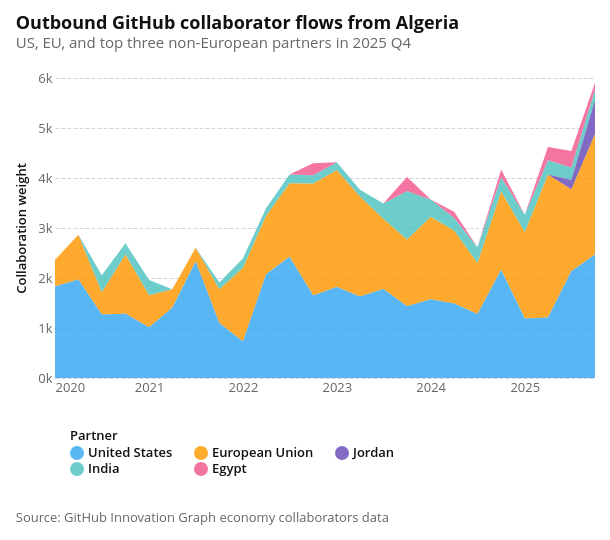

This figure's notebook cell:
### Code cell
flows_collaborators = (
    pd.read_csv(GITHUB_DIR / "economy_collaborators.csv")
    .loc[lambda d: (d["source"] == COUNTRY_CODE) | (d["destination"] == COUNTRY_CODE)]
    .assign(
        quarter_start=lambda d: pd.PeriodIndex(
            d["year"].astype(str) + "Q" + d["quarter"].astype(str), freq="Q"
        ).to_timestamp()
    )
)

EUROPE_ISO2 = {
    "AL",
    "AD",
    "AT",
    "BY",
    "BE",
    "BA",
    "BG",
    "HR",
    "CY",
    "CZ",
    "DK",
    "EE",
    "FI",
    "FR",
    "DE",
    "GR",
    "HU",
    "IS",
    "IE",
    "IT",
    "XK",
    "LV",
    "LI",
    "LT",
    "LU",
    "MT",
    "MD",
    "MC",
    "ME",
    "NL",
    "MK",
    "NO",
    "PL",
    "PT",
    "RO",
    "RU",
    "SM",
    "RS",
    "SK",
    "SI",
    "ES",
    "SE",
    "CH",
    "UA",
    "GB",
    "VA",
}
_excluded_partners = EUROPE_ISO2 - {"EU"}
_required_partners = ["US", "EU"]


def prepare_algeria_collaborator_flow(flow):
    if flow == "Outbound":
        base = flows_collaborators.loc[lambda d: d["source"] == COUNTRY_CODE].copy()
        partner_col = "destination"
    else:
        base = flows_collaborators.loc[
            lambda d: d["destination"] == COUNTRY_CODE
        ].copy()
        partner_col = "source"
    base = (
        base.loc[lambda d: ~d[partner_col].isin(_excluded_partners)]
        .rename(columns={partner_col: "partner"})
        .groupby(["quarter_start", "year", "quarter", "partner"], as_index=False)[
            "weight"
        ]
        .sum()
    )
    latest_q = base.loc[base["year"] == 2025, "quarter_start"].max()
    latest_label = (
        base.loc[base["quarter_start"] == latest_q, ["year", "quarter"]]
        .drop_duplicates()
        .assign(
            label=lambda d: d["year"].astype(str) + " Q" + d["quarter"].astype(str)
        )["label"]
        .iloc[0]
    )
    top_other = (
        base.loc[lambda d: d["quarter_start"] == latest_q]
        .groupby("partner", as_index=False)["weight"]
        .sum()
        .loc[lambda d: ~d["partner"].isin(_required_partners)]
        .sort_values("weight", ascending=False)
        .head(3)["partner"]
        .tolist()
    )
    selected = _required_partners + top_other
    flow_data = base.loc[lambda d: d["partner"].isin(selected)].assign(
        partner_name=lambda d: d["partner"].map(country_name_from_iso2),
        partner_order=lambda d: d["partner"].map(
            {c: i for i, c in enumerate(selected)}
        ),
        flow=flow,
    )
    order = (
        flow_data.drop_duplicates("partner")
        .sort_values("partner_order")["partner_name"]
        .tolist()
    )
    return flow_data, order, latest_label


def make_collaborator_area_panel(flow, title, width=540, height=300):
    flow_data, order, latest_label = prepare_algeria_collaborator_flow(flow)
    return (
        alt.Chart(flow_data)
        .mark_area(opacity=0.82)
        .encode(
            x=alt.X("quarter_start:T", title=None),
            y=alt.Y(
                "weight:Q",
                title="Collaboration weight",
                stack="zero",
                axis=alt.Axis(format="~s"),
            ),
            color=alt.Color(
                "partner_name:N",
                title="Partner",
                scale=alt.Scale(domain=order),
                legend=alt.Legend(orient="bottom", columns=3),
            ),
            order=alt.Order("partner_order:Q", sort="ascending"),
            tooltip=[
                alt.Tooltip("partner_name:N", title="Partner"),
                alt.Tooltip("year:O", title="Year"),
                alt.Tooltip("quarter:O", title="Quarter"),
                alt.Tooltip("weight:Q", title="Collaboration weight", format=","),
            ],
        )
        .properties(
            width=width,
            height=height,
            title=alt.Title(
                text=title,
                subtitle=f"US, EU, and top three non-European partners in {latest_label}",
            ),
        )
    )


outbound_flows_chart = make_collaborator_area_panel(
    "Outbound", "Outbound GitHub collaborator flows from Algeria"
)
attaviz.add_caption(
    outbound_flows_chart, "Source: GitHub Innovation Graph economy collaborators data"
)

### Figure 1 — Vega-Lite specification as saved in the notebook (floating-point values rounded to 4 significant figures)
{"config": {"background": "white", "padding": 15, "mark": {"tooltip": true}, "point": {"filled": true, "size": 60, "stroke": "white", "strokeWidth": 1}, "circle": {"filled": true, "stroke": "white", "strokeWidth": 1}, "square": {"filled": true, "stroke": "white", "strokeWidth": 1}, "line": {"strokeWidth": 4, "strokeCap": "round", "strokeJoin": "round"}, "bar": {"cornerRadiusEnd": 0}, "area": {"opacity": 0.7}, "arc": {"stroke": "white", "strokeWidth": 1}, "rect": {"stroke": "#8A969F", "strokeWidth": 0.5}, "geoshape": {"stroke": "#666666", "strokeWidth": 0.3, "strokeJoin": "round", "strokeCap": "round"}, "title": {"font": "Open Sans, sans-serif", "fontSize": 18, "fontWeight": 700, "lineHeight": 22, "color": "#111111", "anchor": "start", "offset": 21, "subtitleFont": "Open Sans, sans-serif", "subtitleFontSize": 15, "subtitleFontWeight": 400, "subtitleLineHeight": 18, "subtitleColor": "#666666", "subtitlePadding": 3}, "axis": {"domain": false, "grid": true, "gridColor": "#CED4DE", "gridDash": [4, 2], "gridWidth": 1, "labelFont": "Open Sans, sans-serif", "labelFontSize": 13, "labelFontWeight": 400, "labelColor": "#666666", "labelPadding": 3, "tickColor": "#CED4DE", "tickSize": 5, "tickCount": 5, "titleFont": "Open Sans, sans-serif", "titleFontSize": 13, "titleFontWeight": 600, "titleColor": "#111111", "titlePadding": 9}, "axisX": {"grid": false, "tickSize": 0, "labelAngle": 0}, "axisY": {"domain": false, "ticks": false, "gridColor": "#CED4DE", "gridDash": [4, 2], "gridWidth": 1}, "axisQuantitative": {"tickCount": 5}, "axisBand": {"labelPadding": 6, "tickSize": 0}, "axisTemporal": {"grid": false}, "legend": {"labelFont": "Open Sans, sans-serif", "labelFontSize": 13, "labelFontWeight": 600, "labelColor": "#111111", "titleFont": "Open Sans, sans-serif", "titleFontSize": 13, "titleFontWeight": 600, "titleColor": "#111111", "titlePadding": 3, "symbolSize": 196, "symbolStrokeWidth": 0, "padding": 15, "offset": 21, "columnPadding": 21, "orient": "bottom", "labelLimit": 200, "titleLimit": 200}, "view": {"stroke": null, "continuousWidth": 600, "continuousHeight": 400}, "range": {"category": ["#34A7F2", "#FF9800", "#664AB6", "#4EC2C0", "#F3578E", "#081079", "#0C7C68", "#AA0000", "#DDDA21"], "diverging": ["#920000", "#BD6126", "#E3A763", "#EFEFEF", "#80BDE7", "#3587C3", "#025288"], "heatmap": ["#E3F6FD", "#75CCEC", "#089BD4", "#0169A1", "#023B6F"], "ordinal": ["#E3F6FD", "#75CCEC", "#089BD4", "#0169A1", "#023B6F"], "ramp": ["#E3F6FD", "#75CCEC", "#089BD4", "#0169A1", "#023B6F"]}, "scale": {"bandPaddingInner": 0.2, "bandPaddingOuter": 0.1, "pointPadding": 0.5}, "header": {"labelFont": "Open Sans, sans-serif", "labelFontSize": 13, "labelFontWeight": 600, "labelColor": "#111111", "titleFont": "Open Sans, sans-serif", "titleFontSize": 15, "titleFontWeight": 600, "titleColor": "#111111"}, "concat": {"spacing": 18}, "facet": {"spacing": 18}, "selection": {"point": {"on": "click", "clear": "dblclick"}, "interval": {"mark": {"fill": "#0071BC", "fillOpacity": 0.15, "stroke": "#0071BC", "strokeWidth": 1}}}}, "vconcat": [{"mark": {"type": "area", "opacity": 0.82}, "encoding": {"color": {"field": "partner_name", "legend": {"columns": 3, "orient": "bottom"}, "scale": {"domain": ["United States", "European Union", "Jordan", "India", "Egypt"]}, "title": "Partner", "type": "nominal"}, "order": {"field": "partner_order", "sort": "ascending", "type": "quantitative"}, "tooltip": [{"field": "partner_name", "title": "Partner", "type": "nominal"}, {"field": "year", "title": "Year", "type": "ordinal"}, {"field": "quarter", "title": "Quarter", "type": "ordinal"}, {"field": "weight", "format": ",", "title": "Collaboration weight", "type": "quantitative"}], "x": {"field": "quarter_start", "title": null, "type": "temporal"}, "y": {"axis": {"format": "~s"}, "field": "weight", "stack": "zero", "title": "Collaboration weight", "type": "quantitative"}}, "height": 300, "title": {"text": "Outbound GitHub collaborator flows from Algeria", "subtitle": "US, EU, and top three non-European partners in 2025 Q4"}, "width": 540}], "data": {"name": "data-c2ba8825f0fccbb19bb6b2750bca78c1"}, "title": {"text": "Source: GitHub Innovation Graph economy collaborators data", "anchor": "start", "color": "#666666", "font": "Open Sans, sans-serif", "fontSize": 13, "fontWeight": 400, "lineHeight": 20, "offset": 21, "orient": "bottom"}, "$schema": "https://vega.github.io/schema/vega-lite/v6.4.1.json", "datasets": {"data-c2ba8825f0fccbb19bb6b2750bca78c1": [{"quarter_start": "2020-01-01T00:00:00", "year": 2020, "quarter": 1, "partner": "EU", "weight": 538, "partner_name": "European Union", "partner_order": 1, "flow": "Outbound"}, {"quarter_start": "2020-01-01T00:00:00", "year": 2020, "quarter": 1, "partner": "US", "weight": 1828, "partner_name": "United States", "partner_order": 0, "flow": "Outbound"}, {"quarter_start": "2020-04-01T00:00:00", "year": 2020, "quarter": 2, "partner": "EU", "weight": 892, "partner_name": "European Union", "partner_order": 1, "flow": "Outbound"}, {"quarter_start": "2020-04-01T00:00:00", "year": 2020, "quarter": 2, "partner": "US", "weight": 1972, "partner_name": "United States", "partner_order": 0, "flow": "Outbound"}, {"quarter_start": "2020-07-01T00:00:00", "year": 2020, "quarter": 3, "partner": "EU", "weight": 445, "partner_name": "European Union", "partner_order": 1, "flow": "Outbound"}, {"quarter_start": "2020-07-01T00:00:00", "year": 2020, "quarter": 3, "partner": "IN", "weight": 342, "partner_name": "India", "partner_order": 3, "flow": "Outbound"}, {"quarter_start": "2020-07-01T00:00:00", "year": 2020, "quarter": 3, "partner": "US", "weight": 1269, "partner_name": "United States", "partner_order": 0, "flow": "Outbound"}, {"quarter_start": "2020-10-01T00:00:00", "year": 2020, "quarter": 4, "partner": "EU", "weight": 1185, "partner_name": "European Union", "partner_order": 1, "flow": "Outbound"}, {"quarter_start": "2020-10-01T00:00:00", "year": 2020, "quarter": 4, "partner": "IN", "weight": 223, "partner_name": "India", "partner_order": 3, "flow": "Outbound"}, {"quarter_start": "2020-10-01T00:00:00", "year": 2020, "quarter": 4, "partner": "US", "weight": 1287, "partner_name": "United States", "partner_order": 0, "flow": "Outbound"}, {"quarter_start": "2021-01-01T00:00:00", "year": 2021, "quarter": 1, "partner": "EU", "weight": 637, "partner_name": "European Union", "partner_order": 1, "flow": "Outbound"}, {"quarter_start": "2021-01-01T00:00:00", "year": 2021, "quarter": 1, "partner": "IN", "weight": 307, "partner_name": "India", "partner_order": 3, "flow": "Outbound"}, {"quarter_start": "2021-01-01T00:00:00", "year": 2021, "quarter": 1, "partner": "US", "weight": 1016, "partner_name": "United States", "partner_order": 0, "flow": "Outbound"}, {"quarter_start": "2021-04-01T00:00:00", "year": 2021, "quarter": 2, "partner": "EU", "weight": 370, "partner_name": "European Union", "partner_order": 1, "flow": "Outbound"}, {"quarter_start": "2021-04-01T00:00:00", "year": 2021, "quarter": 2, "partner": "US", "weight": 1404, "partner_name": "United States", "partner_order": 0, "flow": "Outbound"}, {"quarter_start": "2021-07-01T00:00:00", "year": 2021, "quarter": 3, "partner": "EU", "weight": 275, "partner_name": "European Union", "partner_order": 1, "flow": "Outbound"}, {"quarter_start": "2021-07-01T00:00:00", "year": 2021, "quarter": 3, "partner": "US", "weight": 2331, "partner_name": "United States", "partner_order": 0, "flow": "Outbound"}, {"quarter_start": "2021-10-01T00:00:00", "year": 2021, "quarter": 4, "partner": "EU", "weight": 672, "partner_name": "European Union", "partner_order": 1, "flow": "Outbound"}, {"quarter_start": "2021-10-01T00:00:00", "year": 2021, "quarter": 4, "partner": "IN", "weight": 139, "partner_name": "India", "partner_order": 3, "flow": "Outbound"}, {"quarter_start": "2021-10-01T00:00:00", "year": 2021, "quarter": 4, "partner": "US", "weight": 1101, "partner_name": "United States", "partner_order": 0, "flow": "Outbound"}, {"quarter_start": "2022-01-01T00:00:00", "year": 2022, "quarter": 1, "partner": "EU", "weight": 1477, "partner_name": "European Union", "partner_order": 1, "flow": "Outbound"}, {"quarter_start": "2022-01-01T00:00:00", "year": 2022, "quarter": 1, "partner": "IN", "weight": 191, "partner_name": "India", "partner_order": 3, "flow": "Outbound"}, {"quarter_start": "2022-01-01T00:00:00", "year": 2022, "quarter": 1, "partner": "US", "weight": 728, "partner_name": "United States", "partner_order": 0, "flow": "Outbound"}, {"quarter_start": "2022-04-01T00:00:00", "year": 2022, "quarter": 2, "partner": "EU", "weight": 1167, "partner_name": "European Union", "partner_order": 1, "flow": "Outbound"}, {"quarter_start": "2022-04-01T00:00:00", "year": 2022, "quarter": 2, "partner": "IN", "weight": 150, "partner_name": "India", "partner_order": 3, "flow": "Outbound"}, {"quarter_start": "2022-04-01T00:00:00", "year": 2022, "quarter": 2, "partner": "US", "weight": 2076, "partner_name": "United States", "partner_order": 0, "flow": "Outbound"}, {"quarter_start": "2022-07-01T00:00:00", "year": 2022, "quarter": 3, "partner": "EU", "weight": 1467, "partner_name": "European Union", "partner_order": 1, "flow": "Outbound"}, {"quarter_start": "2022-07-01T00:00:00", "year": 2022, "quarter": 3, "partner": "IN", "weight": 176, "partner_name": "India", "partner_order": 3, "flow": "Outbound"}, {"quarter_start": "2022-07-01T00:00:00", "year": 2022, "quarter": 3, "partner": "US", "weight": 2427, "partner_name": "United States", "partner_order": 0, "flow": "Outbound"}, {"quarter_start": "2022-10-01T00:00:00", "year": 2022, "quarter": 4, "partner": "EG", "weight": 236, "partner_name": "Egypt", "partner_order": 4, "flow": "Outbound"}, {"quarter_start": "2022-10-01T00:00:00", "year": 2022, "quarter": 4, "partner": "EU", "weight": 2242, "partner_name": "European Union", "partner_order": 1, "flow": "Outbound"}, {"quarter_start": "2022-10-01T00:00:00", "year": 2022, "quarter": 4, "partner": "IN", "weight": 167, "partner_name": "India", "partner_order": 3, "flow": "Outbound"}, {"quarter_start": "2022-10-01T00:00:00", "year": 2022, "quarter": 4, "partner": "US", "weight": 1648, "partner_name": "United States", "partner_order": 0, "flow": "Outbound"}, {"quarter_start": "2023-01-01T00:00:00", "year": 2023, "quarter": 1, "partner": "EU", "weight": 2339, "partner_name": "European Union", "partner_order": 1, "flow": "Outbound"}, {"quarter_start": "2023-01-01T00:00:00", "year": 2023, "quarter": 1, "partner": "IN", "weight": 154, "partner_name": "India", "partner_order": 3, "flow": "Outbound"}, {"quarter_start": "2023-01-01T00:00:00", "year": 2023, "quarter": 1, "partner": "US", "weight": 1820, "partner_name": "United States", "partner_order": 0, "flow": "Outbound"}, {"quarter_start": "2023-04-01T00:00:00", "year": 2023, "quarter": 2, "partner": "EU", "weight": 1998, "partner_name": "European Union", "partner_order": 1, "flow": "Outbound"}, {"quarter_start": "2023-04-01T00:00:00", "year": 2023, "quarter": 2, "partner": "IN", "weight": 134, "partner_name": "India", "partner_order": 3, "flow": "Outbound"}, {"quarter_start": "2023-04-01T00:00:00", "year": 2023, "quarter": 2, "partner": "US", "weight": 1631, "partner_name": "United States", "partner_order": 0, "flow": "Outbound"}, {"quarter_start": "2023-07-01T00:00:00", "year": 2023, "quarter": 3, "partner": "EU", "weight": 1405, "partner_name": "European Union", "partner_order": 1, "flow": "Outbound"}, {"quarter_start": "2023-07-01T00:00:00", "year": 2023, "quarter": 3, "partner": "IN", "weight": 307, "partner_name": "India", "partner_order": 3, "flow": "Outbound"}, {"quarter_start": "2023-07-01T00:00:00", "year": 2023, "quarter": 3, "partner": "US", "weight": 1780, "partner_name": "United States", "partner_order": 0, "flow": "Outbound"}, {"quarter_start": "2023-10-01T00:00:00", "year": 2023, "quarter": 4, "partner": "EG", "weight": 280, "partner_name": "Egypt", "partner_order": 4, "flow": "Outbound"}, {"quarter_start": "2023-10-01T00:00:00", "year": 2023, "quarter": 4, "partner": "EU", "weight": 1335, "partner_name": "European Union", "partner_order": 1, "flow": "Outbound"}, {"quarter_start": "2023-10-01T00:00:00", "year": 2023, "quarter": 4, "partner": "IN", "weight": 972, "partner_name": "India", "partner_order": 3, "flow": "Outbound"}, {"quarter_start": "2023-10-01T00:00:00", "year": 2023, "quarter": 4, "partner": "US", "weight": 1433, "partner_name": "United States", "partner_order": 0, "flow": "Outbound"}, {"quarter_start": "2024-01-01T00:00:00", "year": 2024, "quarter": 1, "partner": "EU", "weight": 1648, "partner_name": "European Union", "partner_order": 1, "flow": "Outbound"}, {"quarter_start": "2024-01-01T00:00:00", "year": 2024, "quarter": 1, "partner": "IN", "weight": 349, "partner_name": "India", "partner_order": 3, "flow": "Outbound"}, {"quarter_start": "2024-01-01T00:00:00", "year": 2024, "quarter": 1, "partner": "US", "weight": 1575, "partner_name": "United States", "partner_order": 0, "flow": "Outbound"}, {"quarter_start": "2024-04-01T00:00:00", "year": 2024, "quarter": 2, "partner": "EG", "weight": 117, "partner_name": "Egypt", "partner_order": 4, "flow": "Outbound"}, {"quarter_start": "2024-04-01T00:00:00", "year": 2024, "quarter": 2, "partner": "EU", "weight": 1456, "partner_name": "European Union", "partner_order": 1, "flow": "Outbound"}, {"quarter_start": "2024-04-01T00:00:00", "year": 2024, "quarter": 2, "partner": "IN", "weight": 259, "partner_name": "India", "partner_order": 3, "flow": "Outbound"}, {"quarter_start": "2024-04-01T00:00:00", "year": 2024, "quarter": 2, "partner": "US", "weight": 1492, "partner_name": "United States", "partner_order": 0, "flow": "Outbound"}, {"quarter_start": "2024-07-01T00:00:00", "year": 2024, "quarter": 3, "partner": "EU", "weight": 1019, "partner_name": "European Union", "partner_order": 1, "flow": "Outbound"}, {"quarter_start": "2024-07-01T00:00:00", "year": 2024, "quarter": 3, "partner": "IN", "weight": 315, "partner_name": "India", "partner_order": 3, "flow": "Outbound"}, {"quarter_start": "2024-07-01T00:00:00", "year": 2024, "quarter": 3, "partner": "US", "weight": 1280, "partner_name": "United States", "partner_order": 0, "flow": "Outbound"}, {"quarter_start": "2024-10-01T00:00:00", "year": 2024, "quarter": 4, "partner": "EG", "weight": 154, "partner_name": "Egypt", "partner_order": 4, "flow": "Outbound"}, {"quarter_start": "2024-10-01T00:00:00", "year": 2024, "quarter": 4, "partner": "EU", "weight": 1569, "partner_name": "European Union", "partner_order": 1, "flow": "Outbound"}, {"quarter_start": "2024-10-01T00:00:00", "year": 2024, "quarter": 4, "partner": "IN", "weight": 284, "partner_name": "India", "partner_order": 3, "flow": "Outbound"}, {"quarter_start": "2024-10-01T00:00:00", "year": 2024, "quarter": 4, "partner": "US", "weight": 2163, "partner_name": "United States", "partner_order": 0, "flow": "Outbound"}, {"quarter_start": "2025-01-01T00:00:00", "year": 2025, "quarter": 1, "partner": "EU", "weight": 1730, "partner_name": "European Union", "partner_order": 1, "flow": "Outbound"}, {"quarter_start": "2025-01-01T00:00:00", "year": 2025, "quarter": 1, "partner": "IN", "weight": 347, "partner_name": "India", "partner_order": 3, "flow": "Outbound"}, {"quarter_start": "2025-01-01T00:00:00", "year": 2025, "quarter": 1, "partner": "US", "weight": 1188, "partner_name": "United States", "partner_order": 0, "flow": "Outbound"}, {"quarter_start": "2025-04-01T00:00:00", "year": 2025, "quarter": 2, "partner": "EG", "weight": 269, "partner_name": "Egypt", "partner_order": 4, "flow": "Outbound"}, {"quarter_start": "2025-04-01T00:00:00", "year": 2025, "quarter": 2, "partner": "EU", "weight": 2864, "partner_name": "European Union", "partner_order": 1, "flow": "Outbound"}, {"quarter_start": "2025-04-01T00:00:00", "year": 2025, "quarter": 2, "partner": "IN", "weight": 281, "partner_name": "India", "partner_order": 3, "flow": "Outbound"}, {"quarter_start": "2025-04-01T00:00:00", "year": 2025, "quarter": 2, "partner": "US", "weight": 1208, "partner_name": "United States", "partner_order": 0, "flow": "Outbound"}, {"quarter_start": "2025-07-01T00:00:00", "year": 2025, "quarter": 3, "partner": "EG", "weight": 329, "partner_name": "Egypt", "partner_order": 4, "flow": "Outbound"}, {"quarter_start": "2025-07-01T00:00:00", "year": 2025, "quarter": 3, "partner": "EU", "weight": 1639, "partner_name": "European Union", "partner_order": 1, "flow": "Outbound"}, {"quarter_start": "2025-07-01T00:00:00", "year": 2025, "quarter": 3, "partner": "IN", "weight": 251, "partner_name": "India", "partner_order": 3, "flow": "Outbound"}, {"quarter_start": "2025-07-01T00:00:00", "year": 2025, "quarter": 3, "partner": "JO", "weight": 185, "partner_name": "Jordan", "partner_order": 2, "flow": "Outbound"}, {"quarter_start": "2025-07-01T00:00:00", "year": 2025, "quarter": 3, "partner": "US", "weight": 2137, "partner_name": "United States", "partner_order": 0, "flow": "Outbound"}, {"quarter_start": "2025-10-01T00:00:00", "year": 2025, "quarter": 4, "partner": "EG", "weight": 133, "partner_name": "Egypt", "partner_order": 4, "flow": "Outbound"}, {"quarter_start": "2025-10-01T00:00:00", "year": 2025, "quarter": 4, "partner": "EU", "weight": 2419, "partner_name": "European Union", "partner_order": 1, "flow": "Outbound"}, {"quarter_start": "2025-10-01T00:00:00", "year": 2025, "quarter": 4, "partner": "IN", "weight": 217, "partner_name": "India", "partner_order": 3, "flow": "Outbound"}, {"quarter_start": "2025-10-01T00:00:00", "year": 2025, "quarter": 4, "partner": "JO", "weight": 668, "partner_name": "Jordan", "partner_order": 2, "flow": "Outbound"}, {"quarter_start": "2025-10-01T00:00:00", "year": 2025, "quarter": 4, "partner": "US", "weight": 2468, "partner_name": "United States", "partner_order": 0, "flow": "Outbound"}]}}
